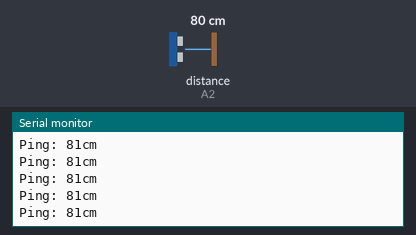
The sketch below on a simulated Arduino Uno, built with avr-gcc and run on an emulated ATmega328P. On the bench: the last lines printed to the serial monitor. Inputs (shaded band) come from the test bench; at power-on: distance to the obstacle (sensor on A2) 80 cm. The echo pulse lasts 58.3 µs per cm.

Above: at 1.2 s.
1.3 s: distance to the obstacle (sensor on A2) set to 32 cm
At 1.34 s:
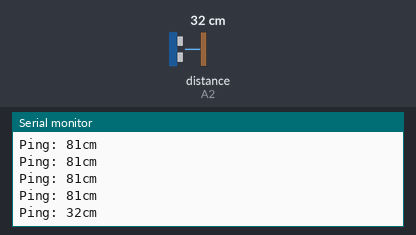
2.8 s: distance to the obstacle (sensor on A2) set to 28 cm
At 2.82 s:
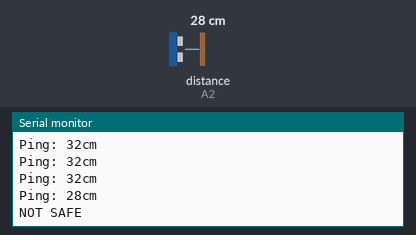
Timing chart, 0 to 5.8 s (numbered marks = the images above; inputs shaded):
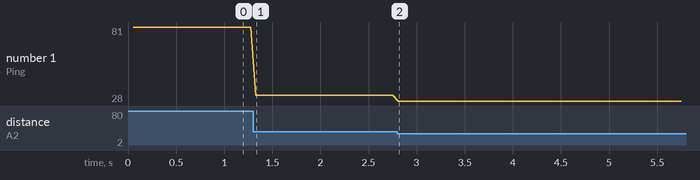

Measured:
- the behaviour switches between 30 and 29 cm on distance to the obstacle (sensor on A2) (found by bisection; images 1 and 2)
- after the input at 1.3 s, the serial monitor: prints a new line at once (image 1)
- after the input at 2.8 s, the serial monitor: prints a new line at once (image 2)
- plotted number 1: 81 → 32 after the input at 1.3 s, 32 → 28 after the input at 2.8 s

The sketch:

Ultrasound.ino
```cpp
/******************************************
 *Website: www.elegoo.com
 *
 *Time:2017.12.12
 *
 ******************************************/
#include <NewPing.h>

#define TRIGGER_PIN  A1  // Arduino pin tied to trigger pin on the ultrasonic sensor.
#define ECHO_PIN     A2  // Arduino pin tied to echo pin on the ultrasonic sensor.
#define MAX_DISTANCE 500 // Maximum distance we want to ping for (in centimeters). Maximum sensor distance is rated at 400-500cm.

NewPing sonar(TRIGGER_PIN, ECHO_PIN, MAX_DISTANCE); // NewPing setup of pins and maximum distance.

void setup() {
  Serial.begin(115200); // Open serial monitor at 115200 baud to see ping results.
}


//Filter outliers from distance
//add communication with Pi

void loop() {
  delay(50);  // Wait 500ms between pings (about 2 pings/sec). 29ms should be the shortest delay between pings.
  unsigned int uS = sonar.ping(); // Send ping, get ping time in microseconds (uS).
  Serial.print("Ping: ");
  int distance = int(uS / US_ROUNDTRIP_CM); // Convert ping time to distance and print result (0 = outside set distance range, no ping echo)
  Serial.print(distance);
  Serial.println("cm");


  if ( distance < 30 )
  {
    Serial.println("NOT SAFE");
  }
}
```
